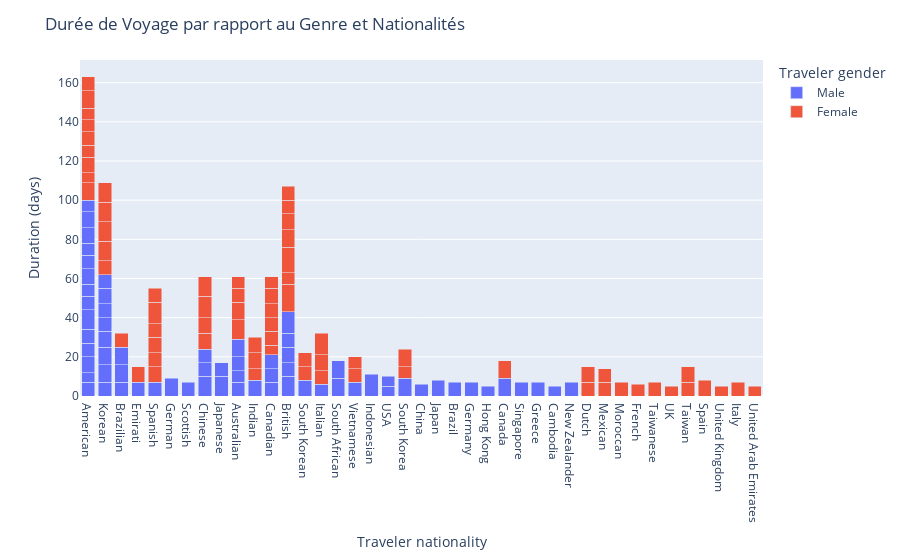

The notebook cell saved with this chart:
### Code cell
fig = px.bar(df, x='Traveler nationality', y='Duration (days)', color='Traveler gender', barmode='stack')

fig.update_layout(title='Durée de Voyage par rapport au Genre et Nationalités')

fig.show()

### Figure 1 — Plotly figure (JSON) as saved in the notebook; plotly's stock layout.template omitted (floating-point values rounded to 4 significant figures)
{"data": [{"alignmentgroup": "True", "hovertemplate": "Traveler gender=Male<br>Traveler nationality=%{x}<br>Duration (days)=%{y}<extra></extra>", "legendgroup": "Male", "marker": {"color": "#636efa", "pattern": {"shape": ""}}, "name": "Male", "offsetgroup": "Male", "orientation": "v", "showlegend": true, "textposition": "auto", "type": "bar", "x": ["American", "Korean", "American", "Brazilian", "Emirati", "Spanish", "German", "Scottish", "Chinese", "Japanese", "Australian", "Indian", "Korean", "Canadian", "Korean", "American", "British", "Korean", "Canadian", "American", "British", "American", "Korean", "American", "Brazilian", "British", "South Korean", "Chinese", "Japanese", "Australian", "American", "American", "Italian", "American", "British", "South African", "Australian", "American", "American", "Australian", "British", "Vietnamese", "Indonesian", "USA", "South Korea", "China", "Japan", "Brazil", "Germany", "USA", "Hong Kong", "Canada", "Singapore", "Greece", "Cambodia", "Canadian", "Korean", "American", "Korean", "American", "American", "South African", "Korean", "Brazilian", "Chinese", "New Zealander"], "xaxis": "x", "y": [7, 7, 5, 7, 7, 7, 9, 7, 10, 10, 7, 8, 9, 7, 9, 8, 10, 8, 7, 7, 7, 7, 7, 10, 9, 8, 8, 7, 7, 6, 7, 6, 6, 8, 7, 9, 7, 7, 6, 9, 11, 7, 11, 5, 9, 6, 8, 7, 7, 5, 5, 9, 7, 7, 5, 7, 7, 8, 8, 8, 6, 9, 7, 9, 7, 7], "yaxis": "y"}, {"alignmentgroup": "True", "hovertemplate": "Traveler gender=Female<br>Traveler nationality=%{x}<br>Duration (days)=%{y}<extra></extra>", "legendgroup": "Female", "marker": {"color": "#EF553B", "pattern": {"shape": ""}}, "name": "Female", "offsetgroup": "Female", "orientation": "v", "showlegend": true, "textposition": "auto", "type": "bar", "x": ["Canadian", "British", "Vietnamese", "Australian", "Dutch", "Mexican", "Chinese", "Moroccan", "American", "British", "American", "Italian", "Vietnamese", "Spanish", "American", "British", "Australian", "Canadian", "American", "Australian", "American", "Chinese", "Brazilian", "Spanish", "Indian", "Dutch", "Canadian", "South Korean", "Canadian", "Indian", "Spanish", "Italian", "American", "British", "Spanish", "French", "Indian", "British", "South Korean", "Mexican", "Taiwanese", "Korean", "British", "Korean", "Spanish", "American", "Emirati", "Italian", "Korean", "Canada", "UK", "Taiwan", "Spain", "South Korea", "South Korea", "Taiwan", "United Kingdom", "Italy", "United Arab Emirates", "American", "Chinese", "Korean", "Korean", "Chinese", "Canadian", "British", "Australian", "American", "Canadian", "Spanish"], "xaxis": "x", "y": [5, 14, 7, 10, 7, 7, 8, 7, 9, 6, 5, 7, 6, 8, 8, 13, 9, 7, 6, 7, 7, 8, 7, 7, 6, 8, 7, 7, 7, 8, 8, 8, 6, 9, 7, 6, 8, 8, 7, 7, 7, 7, 7, 10, 11, 6, 8, 11, 10, 9, 5, 7, 8, 6, 9, 8, 5, 7, 5, 9, 11, 10, 10, 10, 8, 7, 6, 7, 6, 7], "yaxis": "y"}], "layout": {"barmode": "stack", "legend": {"title": {"text": "Traveler gender"}, "tracegroupgap": 0}, "margin": {"t": 60}, "title": {"text": "Durée de Voyage par rapport au Genre et Nationalités"}, "xaxis": {"anchor": "y", "domain": [0, 1], "title": {"text": "Traveler nationality"}}, "yaxis": {"anchor": "x", "domain": [0, 1], "title": {"text": "Duration (days)"}}}}
